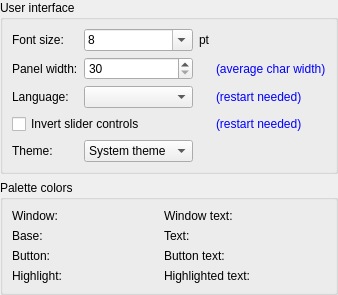
           <widget class="QWidget" name="pageUserInterface">
            <layout class="QVBoxLayout" name="verticalLayout_20">
             <property name="leftMargin">
              <number>0</number>
             </property>
             <property name="topMargin">
              <number>0</number>
             </property>
             <property name="rightMargin">
              <number>0</number>
             </property>
             <property name="bottomMargin">
              <number>0</number>
             </property>
             <item>
              <widget class="QGroupBox" name="groupBox">
               <property name="title">
                <string>User interface</string>
               </property>
               <layout class="QVBoxLayout" name="verticalLayout_9">
                <item>
                 <layout class="QGridLayout" name="gridLayout_3">
                  <item row="0" column="3">
                   <spacer name="horizontalSpacer_2">
                    <property name="orientation">
                     <enum>Qt::Horizontal</enum>
                    </property>
                    <property name="sizeHint" stdset="0">
                     <size>
                      <width>40</width>
                      <height>20</height>
                     </size>
                    </property>
                   </spacer>
                  </item>
                  <item row="1" column="0">
                   <widget class="QLabel" name="lblFontSize_2">
                    <property name="text">
                     <string>Panel width:</string>
                    </property>
                   </widget>
                  </item>
                  <item row="0" column="0">
                   <widget class="QLabel" name="lblFontSize">
                    <property name="text">
                     <string>Font size:</string>
                    </property>
                   </widget>
                  </item>
                  <item row="1" column="3">
                   <widget class="QLabel" name="label_33">
                    <property name="styleSheet">
                     <string notr="true">color: palette(link);</string>
                    </property>
                    <property name="text">
                     <string>(average char width)</string>
                    </property>
                   </widget>
                  </item>
                  <item row="0" column="1">
                   <widget class="QComboBox" name="cboFontSize">
                    <property name="sizePolicy">
                     <sizepolicy hsizetype="Preferred" vsizetype="Fixed">
                      <horstretch>0</horstretch>
                      <verstretch>0</verstretch>
                     </sizepolicy>
                    </property>
                    <property name="editable">
                     <bool>true</bool>
                    </property>
                    <property name="currentText">
                     <string>8</string>
                    </property>
                    <property name="maxCount">
                     <number>10</number>
                    </property>
                    <property name="minimumContentsLength">
                     <number>1</number>
                    </property>
                    <item>
                     <property name="text">
                      <string>8</string>
                     </property>
                    </item>
                    <item>
                     <property name="text">
                      <string>9</string>
                     </property>
                    </item>
                    <item>
                     <property name="text">
                      <string>10</string>
                     </property>
                    </item>
                    <item>
                     <property name="text">
                      <string>11</string>
                     </property>
                    </item>
                    <item>
                     <property name="text">
                      <string>12</string>
                     </property>
                    </item>
                   </widget>
                  </item>
                  <item row="0" column="2">
                   <widget class="QLabel" name="label_30">
                    <property name="text">
                     <string>pt</string>
                    </property>
                   </widget>
                  </item>
                  <item row="1" column="1">
                   <widget class="QSpinBox" name="txtPanelWidth">
                    <property name="minimum">
                     <number>30</number>
                    </property>
                    <property name="maximum">
                     <number>60</number>
                    </property>
                   </widget>
                  </item>
                  <item row="3" column="0" colspan="2">
                   <widget class="QCheckBox" name="chkInvertedSliderControls">
                    <property name="text">
                     <string>Invert slider controls</string>
                    </property>
                   </widget>
                  </item>
                  <item row="2" column="0">
                   <widget class="QLabel" name="lblLanguage">
                    <property name="text">
                     <string>Language:</string>
                    </property>
                   </widget>
                  </item>
                  <item row="2" column="1">
                   <widget class="QComboBox" name="cboLanguage">
                    <property name="sizePolicy">
                     <sizepolicy hsizetype="Preferred" vsizetype="Fixed">
                      <horstretch>0</horstretch>
                      <verstretch>0</verstretch>
                     </sizepolicy>
                    </property>
                    <property name="editable">
                     <bool>false</bool>
                    </property>
                    <property name="maxCount">
                     <number>10</number>
                    </property>
                   </widget>
                  </item>
                  <item row="2" column="3">
                   <widget class="QLabel" name="label_31">
                    <property name="styleSheet">
                     <string notr="true">color: palette(link);</string>
                    </property>
                    <property name="text">
                     <string>(restart needed)</string>
                    </property>
                   </widget>
                  </item>
                  <item row="3" column="3">
                   <widget class="QLabel" name="label_38">
                    <property name="styleSheet">
                     <string notr="true">color: palette(link);</string>
                    </property>
                    <property name="text">
                     <string>(restart needed)</string>
                    </property>
                   </widget>
                  </item>
                  <item row="4" column="0">
                   <widget class="QLabel" name="lblTheme">
                    <property name="text">
                     <string>Theme:</string>
                    </property>
                   </widget>
                  </item>
                  <item row="4" column="1">
                   <widget class="QComboBox" name="cboTheme">
                    <property name="sizePolicy">
                     <sizepolicy hsizetype="Preferred" vsizetype="Fixed">
                      <horstretch>0</horstretch>
                      <verstretch>0</verstretch>
                     </sizepolicy>
                    </property>
                    <item>
                     <property name="text">
                      <string>System theme</string>
                     </property>
                    </item>
                    <item>
                     <property name="text">
                      <string>Dark theme</string>
                     </property>
                    </item>
                    <item>
                     <property name="text">
                      <string>Light theme</string>
                     </property>
                    </item>
                    <item>
                     <property name="text">
                      <string>Custom theme</string>
                     </property>
                    </item>
                   </widget>
                  </item>
                 </layout>
                </item>
               </layout>
              </widget>
             </item>
             <item>
              <widget class="QGroupBox" name="grpPaletteColors">
               <property name="visible">
                <bool>false</bool>
               </property>
               <property name="title">
                <string>Palette colors</string>
               </property>
               <layout class="QGridLayout" name="gridLayout_10">
                <item row="0" column="0">
                 <widget class="QLabel" name="label_39">
                  <property name="text">
                   <string>Window:</string>
                  </property>
                 </widget>
                </item>
                <item row="0" column="1">
                 <widget class="ColorPicker" name="clpPaletteWindow" native="true"/>
                </item>
                <item row="0" column="2">
                 <widget class="QLabel" name="label_40">
                  <property name="text">
                   <string>Window text:</string>
                  </property>
                 </widget>
                </item>
                <item row="0" column="3">
                 <widget class="ColorPicker" name="clpPaletteWindowText" native="true"/>
                </item>
                <item row="1" column="0">
                 <widget class="QLabel" name="label_41">
                  <property name="text">
                   <string>Base:</string>
                  </property>
                 </widget>
                </item>
                <item row="1" column="1">
                 <widget class="ColorPicker" name="clpPaletteBase" native="true"/>
                </item>
                <item row="1" column="2">
                 <widget class="QLabel" name="label_42">
                  <property name="text">
                   <string>Text:</string>
                  </property>
                 </widget>
                </item>
                <item row="1" column="3">
                 <widget class="ColorPicker" name="clpPaletteText" native="true"/>
                </item>
                <item row="2" column="0">
                 <widget class="QLabel" name="label_43">
                  <property name="text">
                   <string>Button:</string>
                  </property>
                 </widget>
                </item>
                <item row="2" column="1">
                 <widget class="ColorPicker" name="clpPaletteButton" native="true"/>
                </item>
                <item row="2" column="2">
                 <widget class="QLabel" name="label_44">
                  <property name="text">
                   <string>Button text:</string>
                  </property>
                 </widget>
                </item>
                <item row="2" column="3">
                 <widget class="ColorPicker" name="clpPaletteButtonText" native="true"/>
                </item>
                <item row="3" column="0">
                 <widget class="QLabel" name="label_45">
                  <property name="text">
                   <string>Highlight:</string>
                  </property>
                 </widget>
                </item>
                <item row="3" column="1">
                 <widget class="ColorPicker" name="clpPaletteHighlight" native="true"/>
                </item>
                <item row="3" column="2">
                 <widget class="QLabel" name="label_46">
                  <property name="text">
                   <string>Highlighted text:</string>
                  </property>
                 </widget>
                </item>
                <item row="3" column="3">
                 <widget class="ColorPicker" name="clpPaletteHighlightedText" native="true"/>
                </item>
               </layout>
              </widget>
             </item>
             <item>
              <spacer name="verticalSpacer_11">
               <property name="orientation">
                <enum>Qt::Vertical</enum>
               </property>
               <property name="sizeHint" stdset="0">
                <size>
                 <width>0</width>
                 <height>0</height>
                </size>
               </property>
              </spacer>
             </item>
            </layout>
           </widget>
